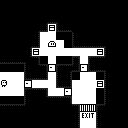

Tiled map render using the project's own tile images. Description and the whole map definition, tile-layer contents included, below:
An orthogonal 16x16 tile map with 8x8 px tiles, 6 tile layers (floor, things, walls, walls, ...).

<map version="1.10" tiledversion="1.11.1" orientation="orthogonal" renderorder="right-down" width="16" height="16" tilewidth="8" tileheight="8" infinite="0" nextlayerid="24" nextobjectid="1">
 <properties>
  <property name="intro">Sometimes, out maneuvering is the only way.
You can skip your move by pressing 'space'.</property>
  <property name="next_level" value="" />
 </properties>
 <tileset firstgid="1" name="basic_32x32" tilewidth="8" tileheight="8" tilecount="1024" columns="32">
  <image source="../basic_32x32.png" width="256" height="256" />
  <tile id="32" type="player" />
  <tile id="36" type="pit" />
  <tile id="64" type="treasure" />
  <tile id="96" type="door" />
  <tile id="97" type="exit" />
  <tile id="98" type="exit" />
  <tile id="100" type="grate" />
  <tile id="128" type="monster" />
 </tileset>
 <layer id="18" name="floor" class="floor" width="16" height="16">
  <data encoding="csv">
0,0,0,0,0,0,0,0,0,0,0,0,0,0,0,0,
0,0,0,0,0,0,0,0,0,0,0,0,0,0,0,0,
0,0,0,0,0,0,0,0,0,0,0,0,0,0,0,0,
0,0,0,0,0,0,35,0,0,0,0,0,0,0,0,0,
0,0,0,0,0,35,35,35,35,0,0,0,0,0,0,0,
0,0,0,0,0,35,35,35,35,0,0,0,0,0,0,0,
0,0,0,0,35,35,35,35,35,35,35,35,35,0,0,0,
0,0,0,0,0,35,35,35,35,0,35,0,0,0,0,0,
35,35,35,0,0,0,35,0,0,0,35,0,0,0,0,0,
35,35,35,0,0,0,35,0,0,35,35,35,35,0,0,0,
35,35,35,35,35,35,35,0,0,35,35,35,35,0,0,0,
35,35,35,0,0,0,35,35,35,35,35,35,35,0,0,0,
35,35,35,0,0,0,0,0,0,35,35,35,35,0,0,0,
0,0,0,0,0,0,0,0,0,0,35,35,0,0,0,0,
0,0,0,0,0,0,0,0,0,0,35,35,0,0,0,0,
0,0,0,0,0,0,0,0,0,0,35,35,0,0,0,0
</data>
 </layer>
 <layer id="19" name="things" class="things" width="16" height="16">
  <data encoding="csv">
0,0,0,0,0,0,0,0,0,0,0,0,0,0,0,0,
0,0,0,0,0,0,0,0,0,0,0,0,0,0,0,0,
0,0,0,0,0,0,0,0,0,0,0,0,0,0,0,0,
0,0,0,0,0,0,65,0,0,0,0,0,0,0,0,0,
0,0,0,0,0,0,0,37,37,0,0,0,0,0,0,0,
0,0,0,0,0,0,129,0,37,0,0,0,0,0,0,0,
0,0,0,0,65,0,0,0,0,0,0,0,65,0,0,0,
0,0,0,0,0,37,0,37,37,0,0,0,0,0,0,0,
37,37,37,0,0,0,97,0,0,0,97,0,0,0,0,0,
0,0,0,0,0,0,0,0,0,37,0,0,37,0,0,0,
33,0,0,97,0,0,0,0,0,0,0,0,65,0,0,0,
0,0,0,0,0,0,0,0,97,0,0,0,37,0,0,0,
37,37,37,0,0,0,0,0,0,0,0,0,37,0,0,0,
0,0,0,0,0,0,0,0,0,0,101,101,0,0,0,0,
0,0,0,0,0,0,0,0,0,0,98,99,0,0,0,0,
0,0,0,0,0,0,0,0,0,0,0,0,0,0,0,0
</data>
 </layer>
 <layer id="20" name="walls" class="walls" width="16" height="16">
  <data encoding="csv">
0,0,0,0,0,0,0,0,0,0,0,0,0,0,0,0,
0,0,0,0,0,0,0,0,0,0,0,0,0,0,0,0,
0,0,0,0,0,0,0,0,0,0,0,0,0,0,0,0,
0,0,0,0,0,0,0,36,0,0,0,0,0,0,0,0,
0,0,0,0,34,0,0,0,0,36,0,0,0,0,0,0,
0,0,0,0,34,0,0,0,0,3,3,3,3,0,0,0,
0,0,0,0,0,0,0,0,0,0,0,0,0,0,0,0,
0,0,0,0,34,0,0,0,0,67,0,0,0,0,0,0,
0,0,0,36,0,34,0,0,0,3,0,3,3,0,0,0,
0,0,0,36,0,34,0,0,34,0,0,0,0,36,0,0,
0,0,0,0,0,0,0,0,34,0,0,0,0,36,0,0,
0,0,0,36,0,34,0,0,0,0,0,0,0,36,0,0,
0,0,0,36,0,0,0,0,34,0,0,0,0,36,0,0,
0,0,0,0,0,0,0,0,0,34,0,0,36,0,0,0,
0,0,0,0,0,0,0,0,0,34,0,0,36,0,0,0,
0,0,0,0,0,0,0,0,0,34,0,0,36,0,0,0
</data>
 </layer>
 <layer id="21" name="walls" class="walls" width="16" height="16">
  <data encoding="csv">
0,0,0,0,0,0,0,0,0,0,0,0,0,0,0,0,
0,0,0,0,0,0,0,0,0,0,0,0,0,0,0,0,
0,0,0,0,0,0,0,0,0,0,0,0,0,0,0,0,
0,0,0,0,0,0,0,3,3,0,0,0,0,0,0,0,
0,0,0,0,0,0,0,0,0,0,0,0,0,0,0,0,
0,0,0,0,0,0,0,0,0,0,0,0,0,0,0,0,
0,0,0,0,0,0,0,0,0,0,0,0,0,0,0,0,
3,3,3,4,67,0,0,0,0,34,0,67,67,0,0,0,
0,0,0,0,0,0,0,36,67,0,0,0,0,0,0,0,
0,0,0,3,3,3,0,36,0,0,0,0,0,0,0,0,
0,0,0,0,0,0,0,36,0,0,0,0,0,0,0,0,
0,0,0,67,67,67,0,0,0,0,0,0,0,0,0,0,
0,0,0,0,0,0,67,67,67,0,0,0,0,0,0,0,
67,67,67,0,0,0,0,0,0,67,0,0,67,0,0,0,
0,0,0,0,0,0,0,0,0,0,0,0,0,0,0,0,
0,0,0,0,0,0,0,0,0,0,0,0,0,0,0,0
</data>
 </layer>
 <layer id="22" name="walls" class="walls" width="16" height="16">
  <data encoding="csv">
0,0,0,0,0,0,0,0,0,0,0,0,0,0,0,0,
0,0,0,0,0,0,0,0,0,0,0,0,0,0,0,0,
0,0,0,0,0,0,3,0,0,0,0,0,0,0,0,0,
0,0,0,0,0,3,0,0,0,0,0,0,0,0,0,0,
0,0,0,0,0,0,0,0,0,0,0,0,0,0,0,0,
0,0,0,0,3,0,0,0,0,0,0,0,0,0,0,0,
0,0,0,34,0,0,0,0,0,0,0,0,0,0,0,0,
0,0,0,0,0,0,0,0,0,36,0,36,0,0,0,0,
0,0,0,0,0,67,0,67,0,34,0,36,0,0,0,0,
0,0,0,0,0,0,0,0,0,0,0,0,0,0,0,0,
0,0,0,0,0,0,0,0,0,0,0,0,0,0,0,0,
0,0,0,0,0,0,0,0,0,0,0,0,0,0,0,0,
0,0,0,0,0,0,0,0,0,0,0,0,0,0,0,0,
0,0,0,0,0,0,0,0,0,0,0,0,0,0,0,0,
0,0,0,0,0,0,0,0,0,0,0,0,0,0,0,0,
0,0,0,0,0,0,0,0,0,0,0,0,0,0,0,0
</data>
 </layer>
 <layer id="23" name="walls" class="walls" width="16" height="16">
  <data encoding="csv">
0,0,0,0,0,0,0,0,0,0,0,0,0,0,0,0,
0,0,0,0,0,0,0,0,0,0,0,0,0,0,0,0,
0,0,0,0,0,2,0,4,0,0,0,0,0,0,0,0,
0,0,0,0,2,34,0,0,0,0,0,0,0,0,0,0,
0,0,0,0,0,0,0,0,0,0,0,0,0,0,0,0,
0,0,0,2,0,0,0,0,0,36,0,0,0,4,0,0,
0,0,0,0,0,0,0,0,0,0,0,0,0,36,0,0,
0,0,0,66,0,0,0,0,0,0,0,0,0,68,0,0,
0,0,0,0,66,0,0,0,2,68,0,0,0,4,0,0,
0,0,0,0,0,0,0,0,0,0,0,0,0,0,0,0,
0,0,0,0,0,0,0,3,3,0,0,0,0,0,0,0,
0,0,0,0,0,0,0,0,0,0,0,0,0,0,0,0,
0,0,0,0,0,66,0,0,0,0,0,0,0,0,0,0,
0,0,0,68,0,0,0,0,0,0,0,0,0,68,0,0,
0,0,0,0,0,0,0,0,0,0,0,0,0,0,0,0,
0,0,0,0,0,0,0,0,0,0,0,0,0,0,0,0
</data>
 </layer>
</map>
